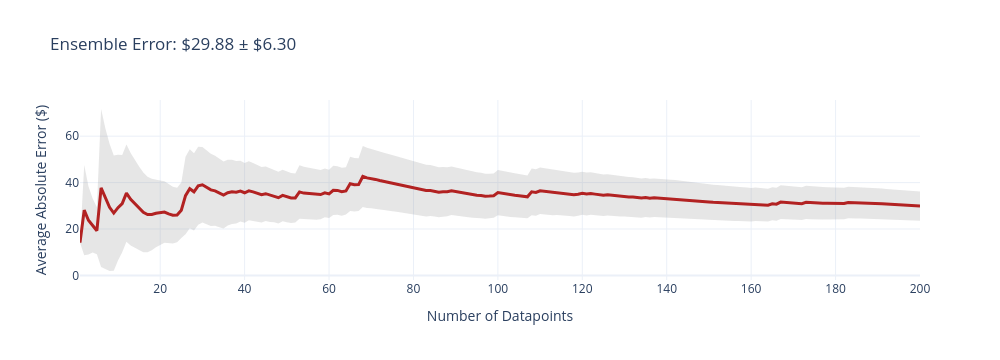
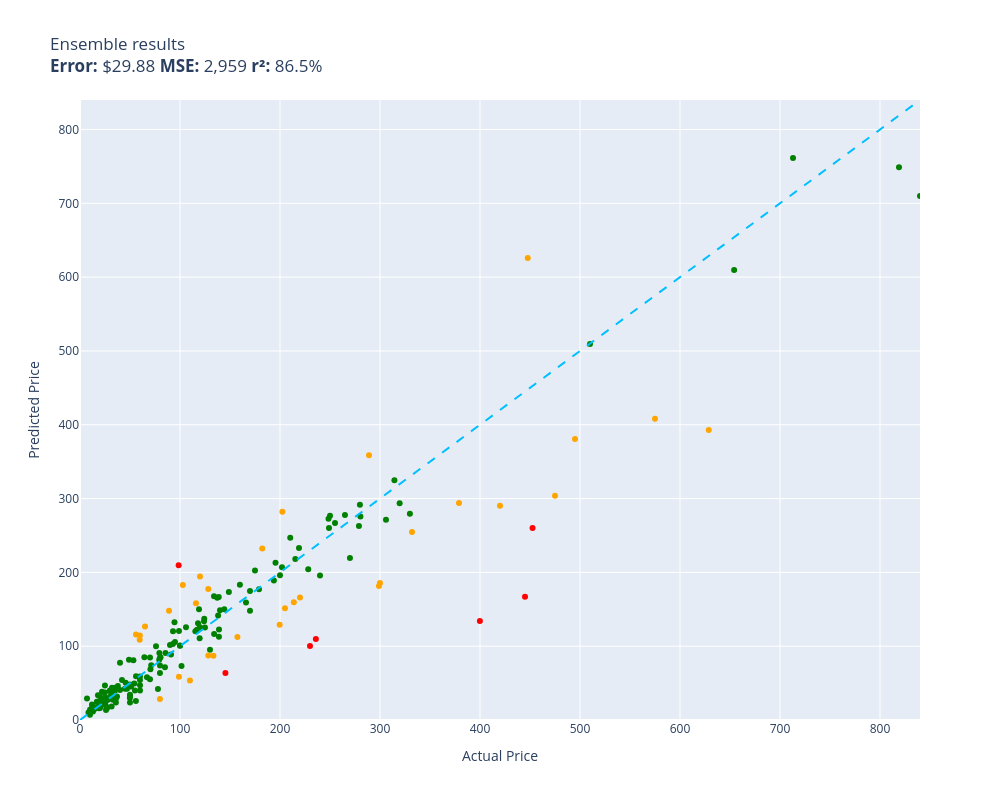

Source (notebook cell) for these figures, in order:
### Code cell
evaluate(ensemble, test)

### Figure 1 — Plotly figure (JSON) as saved in the notebook; plotly's stock layout.template omitted (floating-point values rounded to 4 significant figures; data arrays with more than 128 entries replaced by an {"elided": "..."} marker saying what was removed)
{"data": [{"fill": "toself", "fillcolor": "rgba(128,128,128,0.2)", "hoverinfo": "skip", "line": {"color": "rgba(255,255,255,0)"}, "name": "95% CI", "showlegend": false, "type": "scatter", "x": {"elided": "400 int values"}, "y": {"elided": "400 float values"}}, {"customdata": {"elided": "200x1 float values"}, "hovertemplate": "n=%{x}<br>Avg Error=$%{y:,.2f}<br>±95% CI=$%{customdata[0]:,.2f}<extra></extra>", "line": {"color": "firebrick", "width": 3}, "mode": "lines", "name": "Cumulative Avg Error", "type": "scatter", "x": {"elided": "200 int values"}, "y": {"elided": "200 float values"}}], "layout": {"height": 360, "showlegend": false, "title": {"text": "Ensemble Error: $29.88 ± $6.30"}, "width": 1000, "xaxis": {"title": {"text": "Number of Datapoints"}}, "yaxis": {"title": {"text": "Average Absolute Error ($)"}}}}

### Figure 2 — Plotly figure (JSON) as saved in the notebook; plotly's stock layout.template omitted (floating-point values rounded to 4 significant figures; data arrays with more than 128 entries replaced by an {"elided": "..."} marker saying what was removed)
{"data": [{"customdata": {"elided": "161x1 str values"}, "hovertemplate": "%{customdata[0]}<extra></extra>", "legendgroup": "green", "marker": {"color": "green", "size": 6, "symbol": "circle"}, "mode": "markers", "name": "green", "orientation": "v", "showlegend": true, "type": "scatter", "x": {"elided": "161 float values"}, "xaxis": "x", "y": {"elided": "161 float values"}, "yaxis": "y"}, {"customdata": [["telpo Headlight Assembly Fit For 15 Camr...\nGuess=$158.11 Actual=$115.99"], ["Metabo HPT 36V MultiVolt™ Cordless Rotar...\nGuess=$294.08 Actual=$379.00"], ["Bam Trekking 3027SB Single Black Clarine...\nGuess=$254.57 Actual=$332.00"], ["Mini PC, Kinupute Desktop Computer E3-12...\nGuess=$380.71 Actual=$495.00"], ["Clementoni 39132.5 Jigsaw Puzzle 1,000 P...\nGuess=$28.33 Actual=$79.95"], ["Evergreen HSHB2005 Cylinder Head Gasket ...\nGuess=$108.74 Actual=$59.69"], ["Travelpro Platinum Elite Slim Business L...\nGuess=$159.43 Actual=$213.83"], ["JRready ST6313 DT Deutsch Connector Kit,...\nGuess=$128.88 Actual=$199.68"], ["Dakota Alert MURS Alert Probe Sensor - M...\nGuess=$165.84 Actual=$219.99"], ["KOHLER 18865-CP Filtered Water Faucet, P...\nGuess=$303.93 Actual=$475.00"], ["Evan-Fischer Front Bumper Cover Compatib...\nGuess=$281.98 Actual=$202.38"], ["Western Digital Enterprise RE4-GP 2TB SA...\nGuess=$53.50 Actual=$109.95"], ["Poison Spyder 10-08-020 Rocker Knocker\nGuess=$392.97 Actual=$628.76"], ["Marvel Legends Series X-Men 6-Inch Archa...\nGuess=$58.71 Actual=$98.95"], ["ANZO USA 111207 GMC SIERRA 99-06 / YUKON...\nGuess=$232.48 Actual=$182.28"], ["EMART Photography C Stand with Boom Arm,...\nGuess=$194.55 Actual=$119.99"], ["Grey Pneumatic 1311SD Impact Socket Set\nGuess=$112.60 Actual=$157.43"], ["Walker Exhaust Ultra EPA 16478 Direct Fi...\nGuess=$408.01 Actual=$574.99"], ["Mikrotik RB3011UIAS-RM RouterBOARD 10xGi...\nGuess=$181.71 Actual=$299.00"], ["DuraGo 29515020 Front Hub Assembly\nGuess=$87.52 Actual=$128.34"], ["Linkloos Solar Street Lights Outdoor Wat...\nGuess=$115.87 Actual=$55.99"], ["GENUINE VOLVO THERMOSTAT (3.0, 3.2) S60 ...\nGuess=$182.84 Actual=$102.85"], ["CradlePoint Compact Broadband Router (CB...\nGuess=$147.93 Actual=$89.00"], ["Hp Pavilion P7-1257c Motherboard Aahd3-h...\nGuess=$114.62 Actual=$59.86"], ["UPR Mach 1 Chin Spoiler Fits 94-98 Musta...\nGuess=$126.76 Actual=$64.99"], ["SP Air Corporation SP-8102BU 1/4-Inch He...\nGuess=$151.44 Actual=$204.99"], ["ROHL WSGUM3018WH Wire Sink Grids, White\nGuess=$177.62 Actual=$128.28"], ["Audio Techinca ATW-T1002 System 10 Handh...\nGuess=$358.64 Actual=$289.00"], ["Steering Wheel, Carbon Fiber Automotive ...\nGuess=$625.85 Actual=$447.74"], ["Pacific Drums PDCM1618TTRB 16 x 18 Inche...\nGuess=$290.19 Actual=$419.99"], ["HP Laserjet 2100 Laser Printer W/Test Pr...\nGuess=$185.75 Actual=$299.98"], ["Targus CityGear Durable Backpack, Black,...\nGuess=$87.02 Actual=$133.43"]], "hovertemplate": "%{customdata[0]}<extra></extra>", "legendgroup": "orange", "marker": {"color": "orange", "size": 6, "symbol": "circle"}, "mode": "markers", "name": "orange", "orientation": "v", "showlegend": true, "type": "scatter", "x": [116.0, 379.0, 332.0, 495.0, 79.95, 59.69, 213.8, 199.7, 220.0, 475.0, 202.4, 110.0, 628.8, 98.95, 182.3, 120.0, 157.4, 575.0, 299.0, 128.3, 55.99, 102.8, 89.0, 59.86, 64.99, 205.0, 128.3, 289.0, 447.7, 420.0, 300.0, 133.4], "xaxis": "x", "y": [158.1, 294.1, 254.6, 380.7, 28.33, 108.7, 159.4, 128.9, 165.8, 303.9, 282.0, 53.5, 393.0, 58.71, 232.5, 194.6, 112.6, 408.0, 181.7, 87.52, 115.9, 182.8, 147.9, 114.6, 126.8, 151.4, 177.6, 358.6, 625.8, 290.2, 185.8, 87.02], "yaxis": "y"}, {"customdata": [["RBC12-UPC Replacement Battery Cartridge ...\nGuess=$100.19 Actual=$229.99"], ["DEWALT 20V MAX* XR Impact Driver with Bl...\nGuess=$260.20 Actual=$452.53"], ["Aolemi Oil Rubbed Bronze Single Function...\nGuess=$209.55 Actual=$98.65"], ["Wenger City Upgrade Laptop Backpack with...\nGuess=$63.57 Actual=$145.42"], ["Sumerain S1339CM Double Handle Widesprea...\nGuess=$109.60 Actual=$235.86"], ["Lighted Triangle Mirror Cabinet Bathroom...\nGuess=$166.90 Actual=$445.00"], ["Canon Sure Shot 90u 35mm Date Camera\nGuess=$133.96 Actual=$399.89"]], "hovertemplate": "%{customdata[0]}<extra></extra>", "legendgroup": "red", "marker": {"color": "red", "size": 6, "symbol": "circle"}, "mode": "markers", "name": "red", "orientation": "v", "showlegend": true, "type": "scatter", "x": [230.0, 452.5, 98.65, 145.4, 235.9, 445.0, 399.9], "xaxis": "x", "y": [100.2, 260.2, 209.6, 63.57, 109.6, 166.9, 134.0], "yaxis": "y"}, {"hoverinfo": "skip", "line": {"color": "deepskyblue", "dash": "dash", "width": 2}, "mode": "lines", "name": "y = x", "showlegend": false, "type": "scatter", "x": [0, 840.0], "y": [0, 840.0]}], "layout": {"height": 800, "legend": {"title": {"text": "color"}, "tracegroupgap": 0}, "showlegend": false, "title": {"text": "Ensemble results<br><b>Error:</b> $29.88 <b>MSE:</b> 2,959 <b>r²:</b> 86.5%"}, "width": 1000, "xaxis": {"anchor": "y", "domain": [0, 1], "range": [0, 840.0], "title": {"text": "Actual Price"}}, "yaxis": {"anchor": "x", "domain": [0, 1], "range": [0, 840.0], "title": {"text": "Predicted Price"}}}}
